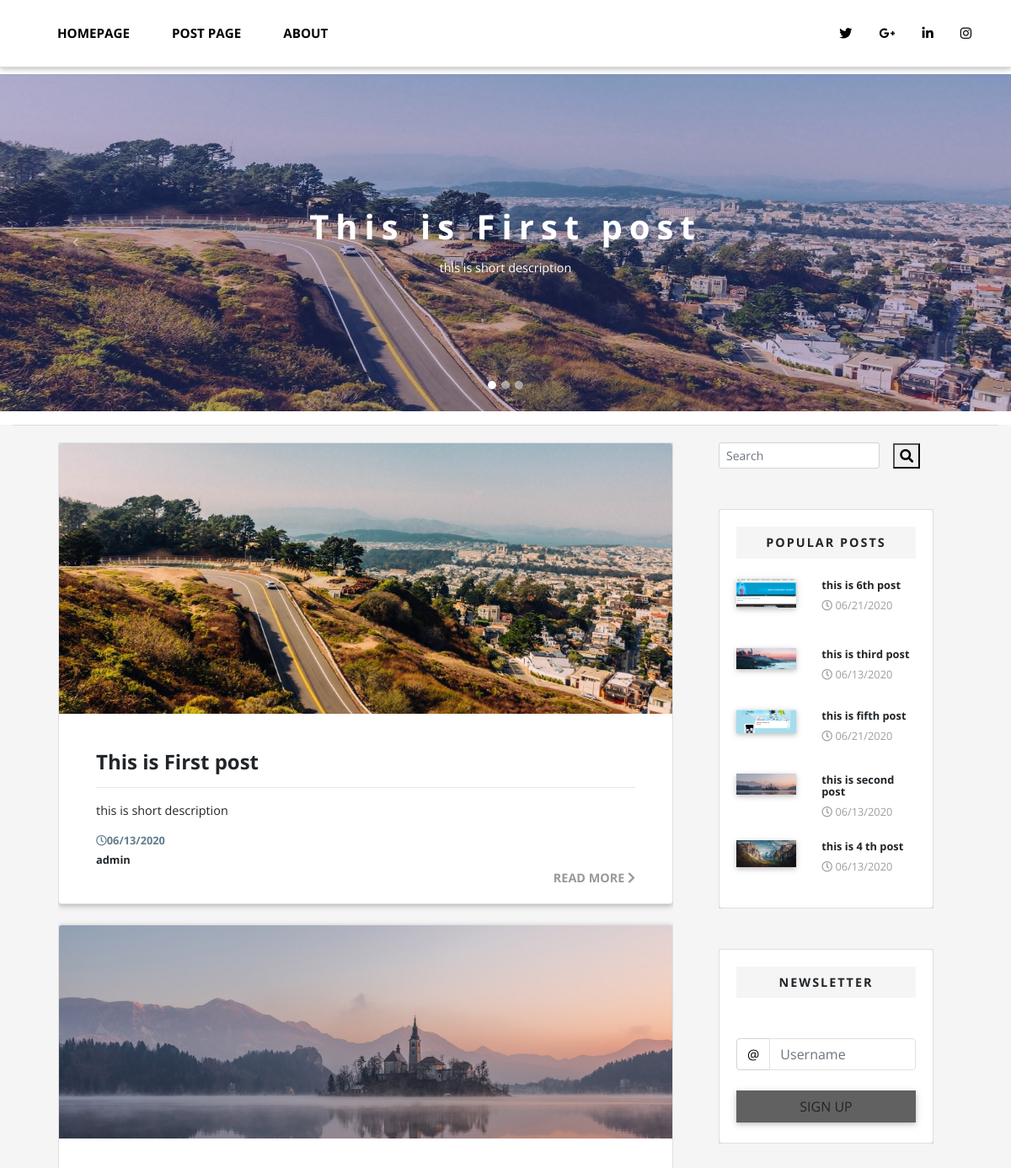
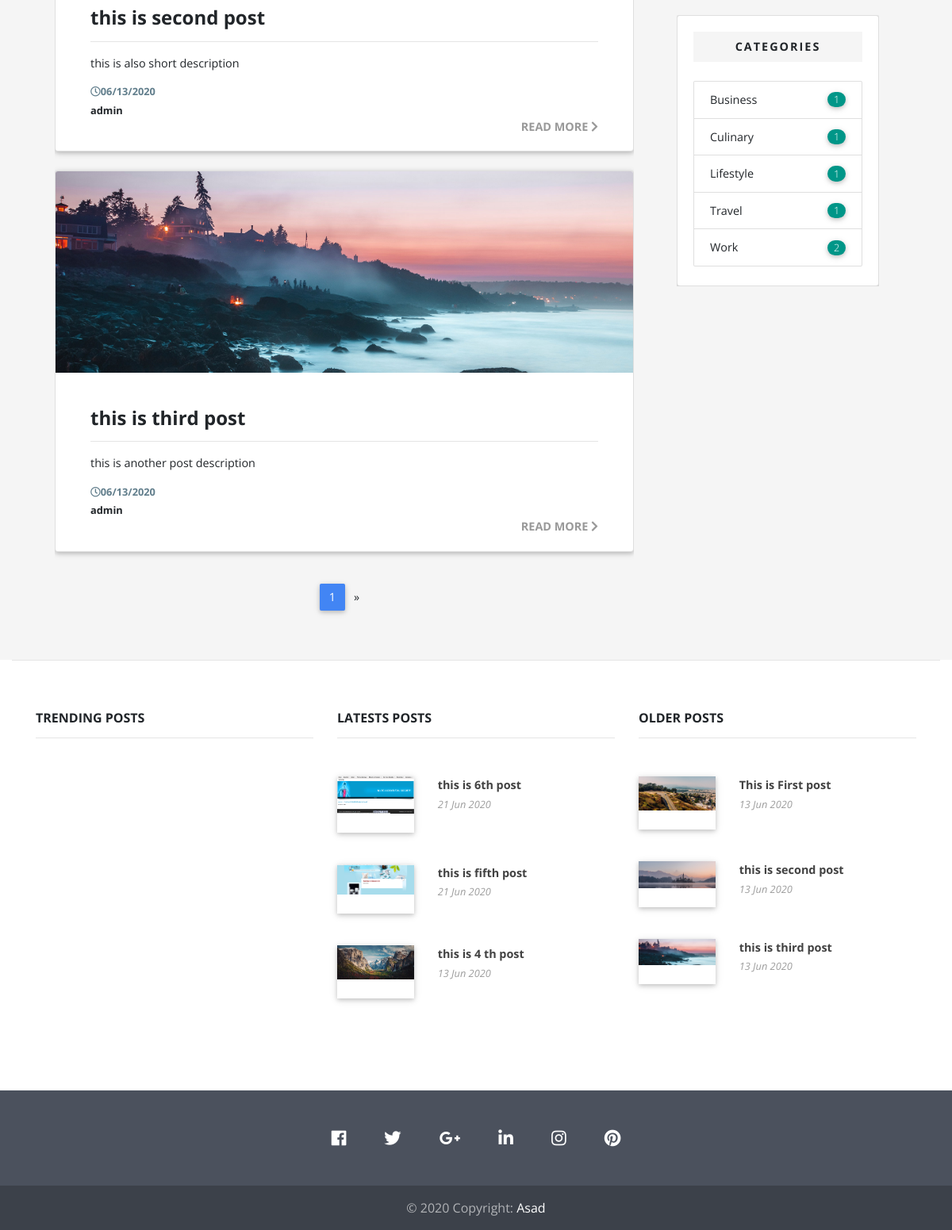
The page / on the database its author committed (2 pictures, top to bottom).
### core/models.py (models this page shows, shortened)
class Post(models.Model):
    title=models.CharField(max_length=100)
    thumbnail_img=models.ImageField()
    overview=models.TextField()
    content=RichTextField(blank=True,null=True)
    author=models.ForeignKey(Author,on_delete=models.CASCADE)
    timestamp=models.DateTimeField(auto_now_add=True)
    comment_count=models.IntegerField(default=0)
    featured=models.BooleanField()
    slider=models.BooleanField(default=False)
    category=models.CharField(choices=category_choice,max_length=20)
    read=models.IntegerField(default=0)
    def get_absolute_url(self):
        return reverse('page', kwargs={
            'id':self.id
        })

class Author(models.Model):
    user=models.ForeignKey(settings.AUTH_USER_MODEL,on_delete=models.CASCADE)
    profile_picture=models.ImageField()

### core/views.py (the view)
# urls.py: path('', Home),
def Home(request):
    category_count=get_category_count()
    feature=Post.objects.filter(featured=True)
    timestamp=Post.objects.order_by('-timestamp')[0:3]
    timestamp2=Post.objects.order_by('timestamp')[0:3]
    slider=Post.objects.filter(slider=True)
    popular=Post.objects.order_by('-read')[:5]
    week_ago=datetime.date.today()-datetime.timedelta(days=7)
    trends=Post.objects.filter(timestamp__gte=week_ago).order_by('-read')
    paginator=Paginator(feature,3)
    page_request_var='page'
    page=request.GET.get(page_request_var)
    try:
        paginator_queryset=paginator.page(page)
    except PageNotAnInteger:
        paginator_queryset=paginator.page(1)
    except EmptyPage:
        paginator_queryset=paginator.page(paginator.num_pages)
    context={
        'trends':trends[:3],
        'popular':popular,
        'search_section':True,
        'post_section1':False,
        'page_request_var':page_request_var,
        'queryset':paginator_queryset,
        'latest':timestamp,
        'older':timestamp2,
        'slider':slider,
        'category_count':category_count,
    }
    return render(request,"home.html",context)

### templates/home.html (shortened to what this page needs)
{% extends 'base.html' %}
{% block content %}
    <main>
        {% include 'slider.html' with slider=slider %}
        <section>
            <div class="container-fluid grey lighten-4">
                <hr class="">
                <div class="container">
                    <div class="row ">
                        <div class="col-lg-8 col-12 mt-1 mx-lg-4">
                            <section class="section extra-margins pb-3 text-center text-lg-left">
                                {% for objects in queryset %}
                                <div class="row mb-4">
                                    <div class="col-md-12">
                                        <div class="card">
                                            <div class="view overlay">
                                                <img src="{{objects.thumbnail_img.url}}" class="card-img-top" alt="">
                                            </div>
                                            <div class="card-body mx-4">
                                                <h4 class="card-title">
                                                    <strong>{{objects.title}}</strong>
                                                </h4>
                                                <hr>
                                                <p class="dark-grey-text mb-3">{{objects.overview}}
                                                    </p>
                                                <p class="font-small font-weight-bold blue-grey-text mb-1">
                                                    <i class="far fa-clock-o"></i>{{objects.timestamp|date:"SHORT_DATE_FORMAT"}}  </p>
                                                <p class="font-small dark-grey-text mb-0 font-weight-bold">{{objects.author.user}}</p>
                                                <p class="text-right mb-0 text-uppercase dark-grey-text font-weight-bold">
                                                    <a href="{{objects.get_absolute_url}}">read more
                                                        <i class="fas fa-chevron-right" aria-hidden="true"></i>
                                                    </a>
                                                </p>
                                            </div>
                                        </div>
                                    </div>
                                </div>
                                {% endfor %}
                            </section>
                            <nav class="mb-5 pb-2">
                                <ul class="pagination pg-darkgrey flex-center">
                                    <li class="page-item active">
                                        <a href="?{{page_request_var}}={{queryset.number}}" class="page-link">{{queryset.number}}</a>
                                    </li>
                                    {% if queryset.has_next %}
                                    <li class="page-item">
                                        <a class="page-link" href="?{{page_request_var}}={{queryset.next_page_number}}" aria-label="Next">
                                            <span aria-hidden="true">&raquo;</span>
                                        </a>
                                    </li>
                                    {% endif %}
                                </ul>
                            </nav>
                        </div>
                        {% include 'sidebar.html' with category_count=category_count %}
                    </div>
                </div>
            </div>
        </section>
        {% include 'footer_top.html' with older=older latest=latest popular=popular trends=trends %}
    </main>
{% endblock %}

### templates/slider.html (shortened to what this page needs)
<div id="carouselExampleIndicators" class="carousel slide" data-ride="carousel">
    <ol class="carousel-indicators">
        {% for obj in slider %}
            {% if forloop.first %}
                <li data-target="#carouselExampleIndicators" data-slide-to="{{forloop.counter0}}" class="active"></li>
            {% else %}
                <li data-target="#carouselExampleIndicators" data-slide-to="{{forloop.counter0}}"></li>
            {% endif %}
        {% endfor %}
    </ol>
    <div class="carousel-inner">
        {% for obj in slider %}
            {% if forloop.first %}
                <div class="carousel-item active  ">
            {% else %}
                <div class="carousel-item  ">
            {% endif %}
            <div class="view h-100">
            <img  class="d-block w-lg-100 h-50 slider_style" class="h-50 d-inline-block" src="{{ obj.thumbnail_img.url}}" alt="{{obj.title}}">
            <div class="mask rgba-indigo-light">
                <div class="full-bg-img flex-center white-text">
                    <ul class="animated fadeIn col-10 list-unstyled">
                        <li>
                            <h1 class="h1-responsive font-weight-bold">{{obj.title}}</h1>
                        </li>
                        <li>
                            <p>{{obj.overview|slice:"0:50"}}</p>
                        </li>
                    </ul>
                </div>
            </div>
            </div>
            </div>
        {% endfor %}
    </div>
    <a class="carousel-control-prev" href="#carouselExampleIndicators" role="button" data-slide="prev">
      <span class="carousel-control-prev-icon" aria-hidden="true"></span>
    </a>
    <a class="carousel-control-next" href="#carouselExampleIndicators" role="button" data-slide="next">
      <span class="carousel-control-next-icon" aria-hidden="true"></span>
    </a>
    </div>

### templates/sidebar.html (shortened to what this page needs)
<div class="col-lg-3 col-12 mt-1">
    {% if search_section %}
    <form action="{% url 'search' %}" class="form-inline active-cyan-4">
        <input class="form-control form-control-sm mr-3 w-75" type="text" placeholder="Search" name="q"
          aria-label="Search">
        <button type="submit"><i class="fas fa-search" aria-hidden="true"></i></button>
      </form>
      {% endif %}
    <section class="section widget-content mt-5">
        <div class="card card-body pb-0">
            <div class="single-post">
                <p class="font-weight-bold dark-grey-text text-center spacing grey lighten-4 py-2 mb-4">
                    <strong>POPULAR POSTS</strong>
                </p>
                {% for popular in popular %}
                <div class="row mb-4">
                    <div class="col-5">
                        <div class="view overlay">
                            <img src="{{popular.thumbnail_img.url}}" class="img-fluid z-depth-1 rounded-0" alt="sample image">
                        </div>
                    </div>
                    <div class="col-7">
                        <h6 class="mt-0 font-small">
                            <a >
                                <strong>{{popular.title}}</strong>
                            </a>
                        </h6>
                        <div class="post-data">
                            <p class="font-small grey-text mb-0">
                                <i class="far fa-clock-o"></i> {{popular.timestamp|date:"SHORT_DATE_FORMAT"}}</p>
                        </div>
                    </div>
                </div>
                {% endfor %}
            </div>
        </div>
    </section>
    <section class="my-5">
        <div class="card card-body pb-0">
            <div class="single-post">
                <p class="font-weight-bold dark-grey-text text-center spacing grey lighten-4 py-2 mb-4">
                    <strong>NEWSLETTER</strong>
                </p>
                <div class="row mt-4">
                    <div class="col-md-12">
                        <div class="input-group md-form form-sm form-3 pl-0">
                        <div class="input-group-prepend">
                            <span class="input-group-text white black-text" id="basic-addon9">@</span>
                        </div>
                        <input type="text" class="form-control mt-0 black-border rgba-white-strong" placeholder="Username" aria-describedby="basic-addon9">
                    </div>
                    <button type="button" class="btn btn-grey btn-block mb-4 mt-4">Sign up</button>
                    </div>
                </div>
            </div>
        </div>
    </section>
    <section class="section mb-5">
        <div class="card card-body pb-0">
            <div class="single-post">
                <p class="font-weight-bold dark-grey-text text-center spacing grey lighten-4 py-2 mb-4">
                    <strong>CATEGORIES</strong>
                </p>
                <ul class="list-group my-4">
                    {% for cat in category_count %}
                    <li class="list-group-item d-flex justify-content-between align-items-center">
                        <a class="">
                            <p class="mb-0">{{cat.category}}</p>
                        </a>
                        <span class="badge teal badge-pill font-small">{{cat.category__count}}</span>
                    </li>
                    {% endfor %}
                </ul>
            </div>
        </div>
    </section>
</div>

### templates/footer_top.html (shortened to what this page needs)
<section>
    <div class="container-fluid white mb-0 pb-0">
        <hr class="mt-0">
        <div class="container">
            <div class="row">
                <div class="col-lg-4 col-md-6">
                    <h6 class="font-weight-bold mt-5 mb-3">TRENDING POSTS</h6>
                    <hr class="mb-5">
                </div>
                <div class="col-lg-4 col-md-6">
                    <h6 class="font-weight-bold mt-5 mb-3">LATESTS POSTS</h6>
                    <hr class="mb-5">
                    {% for object in latest %}
                    <div class="row mt-4">
                        <div class="col-4">
                            <div class="view overlay z-depth-1 mb-3">
                                <img src="{{object.thumbnail_img.url}}" class="img-fluid" alt="Post">
                            </div>
                        </div>
                        <div class="col-8 mb-1">
                            <div class="">
                                <p class="mb-1">
                                    <a href="#!" class="text-hover font-weight-bold">{{object.title}}</a>
                                </p>
                                <p class="font-small grey-text">
                                    <em>{{object.timestamp|date:'d M Y'}}</em>
                                </p>
                            </div>
                        </div>
                    </div>
                    {% endfor %}
                </div>
                <div class="col-lg-4  col-md-6">
                    <h6 class="font-weight-bold mt-5 mb-3">OLDER POSTS</h6>
                    <hr class="mb-5">
                {% for object in older %}
                    <div class="row mt-4">
                        <div class="col-4">
                            <div class="view overlay z-depth-1 mb-3">
                                <img src="{{object.thumbnail_img.url}}" class="img-fluid" alt="Post">
                            </div>
                        </div>
                        <div class="col-8 mb-1">
                            <div class="">
                                <p class="mb-1">
                                    <a href="#!" class="text-hover font-weight-bold">{{object.title}}</a>
                                </p>
                                <p class="font-small grey-text">
                                    <em>{{object.timestamp|date:'d M Y'}}</em>
                                </p>
                            </div>
                        </div>
                    </div>
                    {% endfor %}
                </div>
            </div>
        </div>
    </div>
</section>

### rows shown on the page
Post: thumbnail_img (picture), title "This is First post", overview "this is short description", timestamp "06/13/2020", author.user "admin", category "Business", category__count "1", timestamp "13 Jun 2020"
Post: thumbnail_img (picture), title "this is second post", overview "this is also short description", timestamp "06/13/2020", author.user "admin", category "Work", category__count "2", timestamp "13 Jun 2020"
Post: thumbnail_img (picture), title "this is 4 th post", timestamp "06/13/2020", category "Lifestyle", category__count "1", timestamp "13 Jun 2020"
Post: thumbnail_img (picture), title "this is third post", overview "this is another post description", timestamp "06/13/2020", author.user "admin", category "Culinary", category__count "1", timestamp "13 Jun 2020"
Post: thumbnail_img (picture), title "this is 6th post", timestamp "06/21/2020", category "Travel", category__count "1", timestamp "21 Jun 2020"
Post: thumbnail_img (picture), title "this is fifth post", timestamp "06/21/2020", timestamp "21 Jun 2020"

### other values the page prints
{{ queryset.number }} "1"
